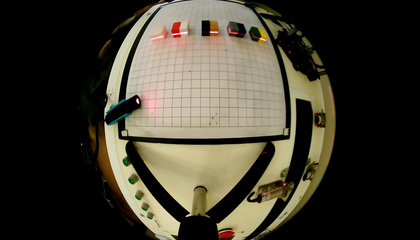
%> input picture MatlabProject/实验1原图.png, 420 x 240 px, shrunk from 1210 x 690 before the run
$ octave ADuiBi_Otsu.m   (GNU Octave 9; MATLAB toolbox functions it lacks are replaced by stand-ins)
%> lines starting %> are read from the running program, lines starting %| are printed output that depends on the picture; in (x1, y1, x2, y2) boxes, pixels count from 0 and x2, y2 are one past the last pixel; in counts of white or black regions, pixels touching at a corner belong together; the program's own positions count from 1
%%全局阈值法提取激光
%
% 清理环境
clc; clear; close all;

%% 1. 读取图像并转为灰度图
img = imread('实验1原图.png');      % 读取图像     % 使用内置图像或替换为你的图像路径
%> img is the input picture: size 240x420x3 uint8; mean R, G, B 63.7, 59.3, 46.8
if size(img, 3) == 3
    img = rgb2gray(img);       % 转为灰度图
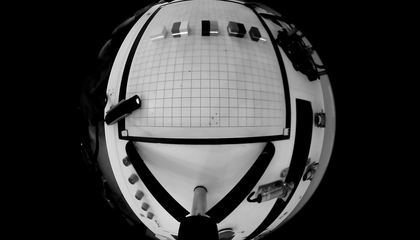
%> img: size 240x420 uint8; min 0, max 255, mean 59.2
end
img = double(img);             % 转为双精度浮点数
%> img: size 240x420 double
[rows, cols] = size(img);      % 获取图像尺寸
%> rows = 240; cols = 420

%% 2. 计算灰度直方图
histogram = zeros(256, 1);    % 初始化直方图
for i = 1:rows
    for j = 1:cols
        gray_value = img(i, j) + 1;  % 灰度值从1到256（避免索引为0）
        histogram(gray_value) = histogram(gray_value) + 1;
    end
end
%> after the loop, histogram = 256 values, max 55765 at index 1, min 0 at index 230, mean 393.8
total_pixels = rows * cols;    % 图像总像素数
%> total_pixels = 100800

%% 3. Otsu算法：计算最佳阈值
max_variance = 0;             % 最大类间方差
optimal_threshold = 128;        % 最佳阈值

% 遍历所有可能的阈值（0~255）
for t = 1:255
    % 计算前景和背景的像素数占比
    w0 = sum(histogram(1:t)) / total_pixels;      % 背景权重
    w1 = sum(histogram(t+1:256)) / total_pixels;  % 前景权重

    % 计算前景和背景的灰度均值
    mu0 = sum((0:t-1)' .* histogram(1:t)) / (w0 * total_pixels);
    mu1 = sum((t:255)' .* histogram(t+1:256)) / (w1 * total_pixels);

    % 计算类间方差
    variance = w0 * w1 * (mu1 - mu0)^2;

    % 更新最佳阈值
    if variance > max_variance
        max_variance = variance;
        optimal_threshold = t - 1;  % 阈值转为0~255范围
    end
end
%> this loop made 255 passes
%> (w0, w1, mu0, mu1, variance, max_variance) on passes 1 to 12: (0.553, 0.447, 0, 132.5, 4336.7, 4336.7), (0.573, 0.427, 0.034, 138.4, 4688, 4688), (0.583, 0.417, 0.0682, 141.8, 4881.6, 4881.6), (0.588, 0.412, 0.0959, 143.6, 4989.8, 4989.8), (0.592, 0.408, 0.122, 145, 5067.1, 5067.1), (0.595, 0.405, 0.145, 145.9, 5121.8, 5121.8), (0.597, 0.403, 0.166, 146.7, 5164.3, 5164.3), (0.599, 0.401, 0.189, 147.4, 5204.1, 5204.1), (0.601, 0.399, 0.215, 148.1, 5242.9, 5242.9), (0.603, 0.397, 0.241, 148.7, 5277.5, 5277.5), (0.605, 0.395, 0.266, 149.3, 5307.8, 5307.8), (0.606, 0.394, 0.295, 149.9, 5339.1, 5339.1)
%> after the loop, max_variance = 5959.3; optimal_threshold = 85

%% 4. 应用阈值进行二值化
binary_img = zeros(rows, cols);
binary_img(img > optimal_threshold) = 255;  % 大于阈值为前景（白色）
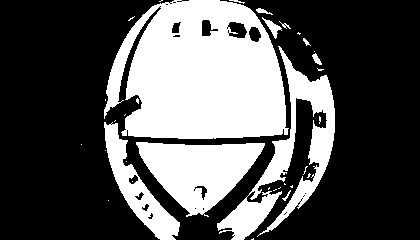
%> binary_img: size 240x420 double; 33.8% white; 34 white regions (23 under 20 px), largest, box (x1, y1, x2, y2) and area: (104, 0, 289, 139) 19478, (217, 46, 335, 240) 5827, (136, 142, 265, 217) 5631

%% 5. 显示结果
figure;
subplot(1, 3, 1); imshow(uint8(img), []); title('原图');
subplot(1, 3, 2); imhist(uint8(img)); title('直方图');
subplot(1, 3, 3); imshow(uint8(binary_img), []);
title(['Otsu二值化结果（阈值=', num2str(optimal_threshold), ')']);
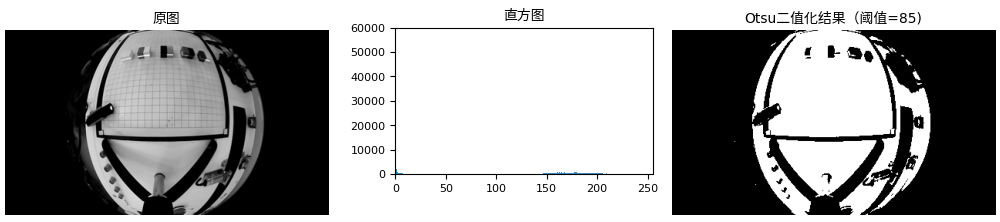
%> figure redrawn from the program's plot data, 3 panels

$ run again, with MatlabProject/003.png copied over MatlabProject/实验1原图.png
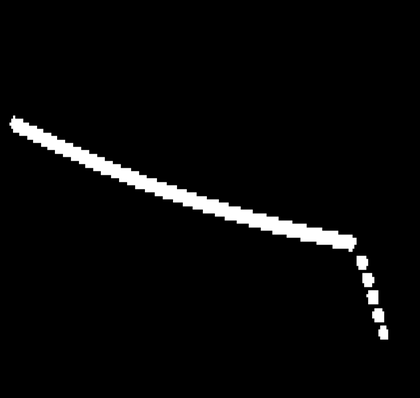
%> input picture MatlabProject/003.png, 420 x 398 px, shrunk from 1263 x 1196 before the run
%> img is the input picture: size 398x420x3 uint8; min 0, max 255, mean 9.1
%> after the loop `for i = 1:rows`: histogram = 256 values, max 159442 at index 1, min 0 at index 70, mean 653
%> the loop `for t = 1:255` made 255 passes
%> (w0, w1, mu0, mu1, variance, max_variance) on passes 1 to 8: (0.954, 0.0462, 0, 197.9, 1724.2, 1724.2), (0.955, 0.0446, 0.0017, 205, 1789.4, 1789.4), (0.957, 0.0431, 0.00468, 211.8, 1850.3, 1850.3), (0.959, 0.041, 0.0113, 222.5, 1946.7, 1946.7), (0.959, 0.0405, 0.0133, 225.2, 1971, 1971), (0.96, 0.0403, 0.0143, 226.2, 1979.7, 1979.7), (0.96, 0.0402, 0.0151, 226.9, 1986.4, 1986.4), (0.96, 0.0401, 0.0158, 227.4, 1990.8, 1990.8)
%> after the loop `for t = 1:255`: max_variance = 2104.2; optimal_threshold = 123
%> `binary_img(img > optimal_threshold) = 255;`:
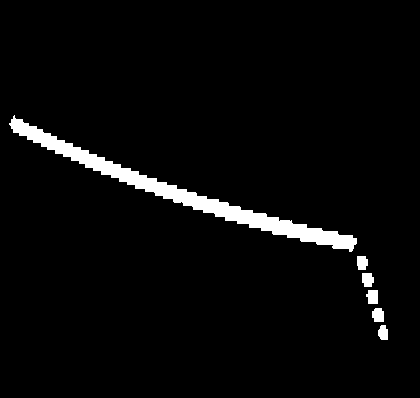
%> binary_img: size 398x420 double; 3.6% white; 6 white regions, box (x1, y1, x2, y2) and area: (9, 115, 357, 252) 5312, (372, 308, 384, 322) 147, (366, 290, 378, 304) 146, (362, 273, 374, 287) 144, (357, 256, 368, 270) 136, (378, 325, 388, 340) 124
%> `title(['Otsu二值化结果（阈值=', num2str(optimal_threshold), ')']);`:
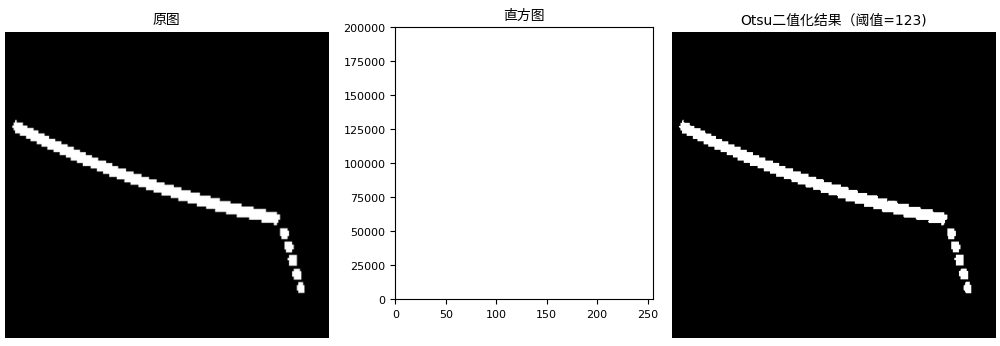
%> figure redrawn from the program's plot data, 3 panels
